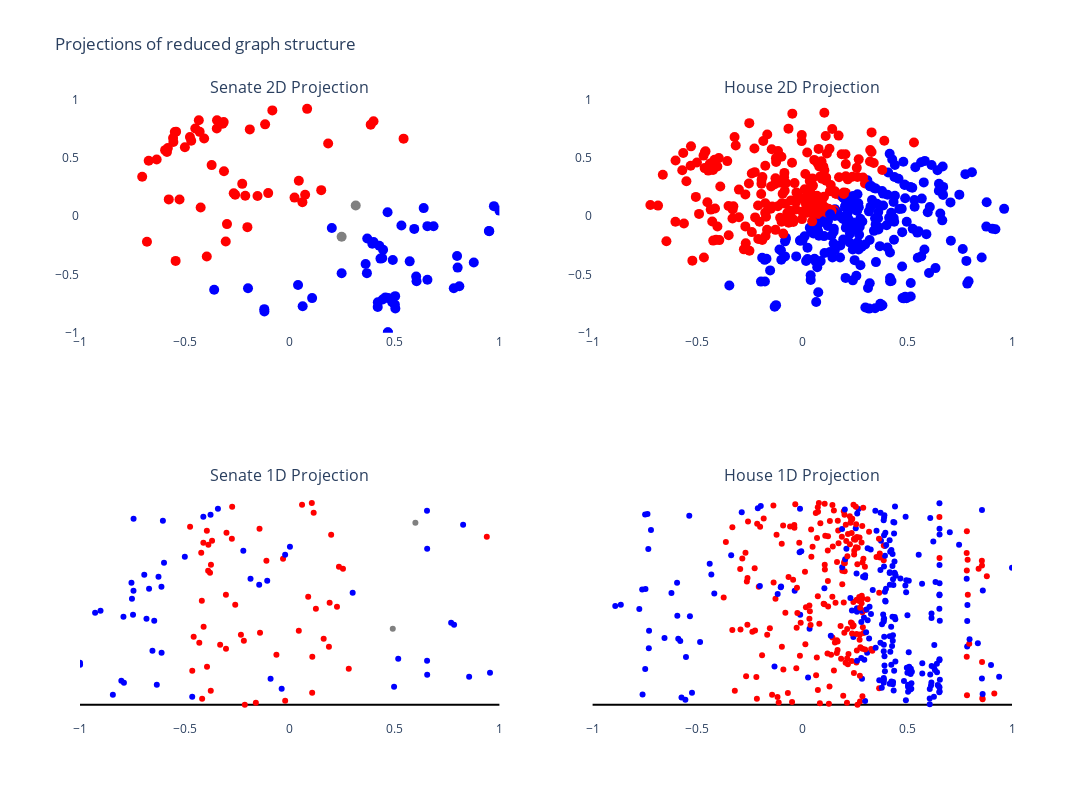

Notebook code for this chart:
### Markdown cell above
# Projection of the minimum graph 1d

### Code cell
import plotly.graph_objects as go
from plotly.subplots import make_subplots
import pandas as pd

# Assuming DATABASE is already defined
senate: pd.DataFrame = DATABASE[DATABASE["chamber"] == "Senate"]
house: pd.DataFrame = DATABASE[DATABASE["chamber"] == "House"]

# Create a 2x2 subplot
fig = make_subplots(
    rows=2,
    cols=2,
    shared_xaxes=True,
    subplot_titles=(
        "Senate 2D Projection",
        "House 2D Projection",
        "Senate 1D Projection",
        "House 1D Projection",
    ),
)

# Add 2D projections for Senate
fig.add_trace(
    go.Scatter(
        x=senate["minimum-projection-2d_x"],
        y=senate["minimum-projection-2d_y"],
        mode="markers",
        marker=dict(
            size=10,
            color=senate["color"],
            colorscale="RdBu",
            showscale=False,
        ),
        text=senate["bioname"],
    ),
    row=1,
    col=1,
)

# Add 2D projections for House
fig.add_trace(
    go.Scatter(
        x=house["minimum-projection-2d_x"],
        y=house["minimum-projection-2d_y"],
        mode="markers",
        marker=dict(
            size=10,
            color=house["color"],
            colorscale="RdBu",
            showscale=False,
        ),
        text=house["bioname"],
    ),
    row=1,
    col=2,
)

# Add 1D projections for Senate
fig.add_trace(
    go.Scatter(
        x=senate["minimum-projection-1d"],
        mode="markers",
        marker_color=senate["color"],
    ),
    row=2,
    col=1,
)

# Add 1D projections for House
fig.add_trace(
    go.Scatter(
        x=house["minimum-projection-1d"],
        mode="markers",
        marker_color=house["color"],
    ),
    row=2,
    col=2,
)

# Update layout for the combined figure
fig.update_layout(
    title="Projections of reduced graph structure",
    height=800,
    width=1200,
    showlegend=False,
    paper_bgcolor="rgba(0,0,0,0)",
    plot_bgcolor="rgba(0,0,0,0)",
    autosize=False,
)

# Update y-axes and x-axes as needed
fig.update_yaxes(showticklabels=True, range=[-1, 1], row=1)
fig.update_yaxes(zerolinecolor="black", showticklabels=False, row=2)
fig.update_xaxes(showticklabels=True, range=[-1, 1])

# Save and show the figure
fig.write_image(ASSETS_DIR / f"vector-projection-minimum.png")
fig.show()

### Figure 1 — Plotly figure (JSON) as saved in the notebook; plotly's stock layout.template omitted (floating-point values rounded to 4 significant figures; data arrays with more than 128 entries replaced by an {"elided": "..."} marker saying what was removed)
{"data": [{"marker": {"color": ["red", "red", "red", "red", "blue", "blue", "red", "red", "blue", "blue", "blue", "blue", "blue", "blue", "blue", "blue", "blue", "red", "red", "red", "blue", "blue", "blue", "blue", "red", "red", "blue", "blue", "red", "red", "red", "red", "red", "red", "red", "red", "red", "red", "gray", "red", "blue", "blue", "blue", "blue", "blue", "blue", "blue", "blue", "red", "red", "red", "red", "red", "blue", "red", "red", "blue", "blue", "blue", "blue", "blue", "blue", "blue", "blue", "blue", "blue", "red", "red", "red", "red", "red", "blue", "red", "red", "blue", "blue", "red", "blue", "blue", "blue", "red", "red", "red", "red", "red", "red", "red", "red", "red", "red", "blue", "gray", "blue", "blue", "blue", "blue", "red", "blue", "blue", "red", "red", "red"], "colorscale": [[0, "rgb(103,0,31)"], [0.1, "rgb(178,24,43)"], [0.2, "rgb(214,96,77)"], [0.3, "rgb(244,165,130)"], [0.4, "rgb(253,219,199)"], [0.5, "rgb(247,247,247)"], [0.6, "rgb(209,229,240)"], [0.7, "rgb(146,197,222)"], [0.8, "rgb(67,147,195)"], [0.9, "rgb(33,102,172)"], [1, "rgb(5,48,97)"]], "showscale": false, "size": 10}, "mode": "markers", "text": ["TUBERVILLE, Thomas Hawley (Tommy)", "SHELBY, Richard C.", "MURKOWSKI, Lisa", "SULLIVAN, Daniel Scott", "SINEMA, Kyrsten", "KELLY, Mark Edward", "BOOZMAN, John", "COTTON, Tom", "HARRIS, Kamala Devi", "PADILLA, Alejandro (Alex)", "FEINSTEIN, Dianne", "BENNET, Michael F.", "HICKENLOOPER, John Wright", "MURPHY, Christopher", "BLUMENTHAL, Richard", "CARPER, Thomas Richard", "COONS, Christopher A.", "RUBIO, Marco", "SCOTT, Richard Lynn (Rick)", "LOEFFLER, Kelly", "OSSOFF, Thomas Jonathan (Jon)", "WARNOCK, Raphael Gamaliel", "HIRONO, Mazie", "SCHATZ, Brian Emanuel", "CRAPO, Michael Dean", "RISCH, James", "DURBIN, Richard Joseph", "DUCKWORTH, Tammy", "YOUNG, Todd", "BRAUN, Michael", "GRASSLEY, Charles Ernest", "ERNST, Joni", "MARSHALL, Roger Wayne", "MORAN, Jerry", "McCONNELL, Addison Mitchell (Mitch)", "PAUL, Rand", "CASSIDY, Bill", "KENNEDY, John Neely", "KING, Angus Stanley, Jr.", "COLLINS, Susan Margaret", "CARDIN, Benjamin Louis", "VAN HOLLEN, Christopher", "MARKEY, Edward John", "WARREN, Elizabeth", "PETERS, Gary C.", "STABENOW, Deborah Ann", "KLOBUCHAR, Amy", "SMITH, Tina", "WICKER, Roger F.", "HYDE-SMITH, Cindy", "BLUNT, Roy", "HAWLEY, Joshua David", "DAINES, Steve", "TESTER, Jon", "FISCHER, Debra (Deb)", "SASSE, Benjamin Eric", "ROSEN, Jacklyn Sheryl", "CORTEZ MASTO, Catherine Marie", "SHAHEEN, Jeanne", "HASSAN, Margaret (Maggie)", "MENENDEZ, Robert", "BOOKER, Cory Anthony", "HEINRICH, Martin", "LUJÁN, Ben Ray", "SCHUMER, Charles Ellis (Chuck)", "GILLIBRAND, Kirsten", "BURR, Richard M.", "TILLIS, Thomas Roland (Thom)", "CRAMER, Kevin", "HOEVEN, John", "PORTMAN, Robert Jones (Rob)", "BROWN, Sherrod", "INHOFE, James Mountain", "LANKFORD, James", "WYDEN, Ronald Lee", "MERKLEY, Jeff", "TOOMEY, Patrick Joseph", "CASEY, Robert (Bob), Jr.", "REED, John F. (Jack)", "WHITEHOUSE, Sheldon", "SCOTT, Tim", "GRAHAM, Lindsey O.", "THUNE, John", "ROUNDS, Marion Michael (Mike)", "BLACKBURN, Marsha", "HAGERTY, William Francis (Bill)", "CORNYN, John", "CRUZ, Rafael Edward (Ted)", "LEE, Mike", "ROMNEY, Willard Mitt (Mitt)", "LEAHY, Patrick Joseph", "SANDERS, Bernard", "WARNER, Mark", "KAINE, Timothy Michael (Tim)", "CANTWELL, Maria E.", "MURRAY, Patty", "CAPITO, Shelley Moore", "MANCHIN, Joe, III", "BALDWIN, Tammy", "JOHNSON, Ron", "LUMMIS, Cynthia M.", "BARRASSO, John A."], "type": "scatter", "x": [-0.5766, -0.6807, -0.4247, -0.5942, 0.3681, 0.5038, 0.5431, -0.4696, 0.362, 0.2009, 0.8778, 0.4198, 0.5016, 0.2476, 0.4454, 0.4001, 0.6859, -0.548, 0.1503, -0.5853, 0.4685, 0.4679, 0.5327, 0.4667, -0.2119, -0.1902, 0.9738, 1, -0.3149, 0.06064, -0.7034, -0.5561, -0.544, -0.3955, -0.5418, -0.3722, -0.5254, -0.2601, 0.3149, -0.5811, 0.3698, 0.3939, 0.809, 0.7826, 0.489, 0.4566, -0.1206, -0.1212, -0.2991, -0.3049, 0.08313, 0.04345, -0.5548, 0.4695, 0.1833, -0.408, 0.6566, 0.5029, 0.6568, 0.6032, 0.03978, 0.4433, 0.4916, 0.5722, 0.7982, 0.8008, -0.4294, -0.4757, 0.07362, 0.02304, -0.3476, 0.6049, 0.3997, 0.3863, 0.1069, 0.4412, -0.4502, -0.1988, 0.594, 0.4328, -0.6343, -0.6723, -0.3466, -0.3196, -0.2264, -0.2017, -0.1172, -0.4998, -0.3134, -0.4334, 0.4272, 0.2476, 0.06182, 0.4202, 0.9517, 0.9498, -0.1026, 0.6389, -0.3601, -0.08281, -0.2669, -0.1535], "xaxis": "x", "y": [0.1452, -0.22, 0.07497, 0.5688, -0.4895, -0.794, 0.6677, 0.6499, -0.41, -0.1011, -0.3973, -0.7805, -0.7605, -0.4898, -0.288, -0.2213, -0.08589, 0.7237, 0.2245, 0.5531, -0.9984, -1, -0.0801, 0.03453, 0.1766, 0.7472, 0.08682, 0.04867, 0.8097, 0.1214, 0.3401, 0.6735, -0.384, -0.3464, 0.7277, 0.44, 0.1443, 0.1854, 0.09177, 0.5869, -0.1913, -0.2371, -0.6018, -0.6197, -0.7391, -0.6982, -0.8185, -0.799, -0.06773, -0.2173, 0.9238, 0.3048, 0.6386, -0.7025, 0.6257, 0.6694, -0.08506, -0.6873, -0.5465, -0.5189, -0.5919, -0.7166, -0.3762, -0.3879, -0.3418, -0.4418, 0.7258, 0.6817, 0.1853, 0.1604, 0.755, -0.5596, 0.8176, 0.788, -0.7042, -0.3604, 0.7546, -0.6188, -0.1087, -0.3645, 0.4888, 0.4769, 0.8262, 0.7951, 0.2785, -0.09373, 0.7904, 0.5938, 0.3867, 0.8265, -0.2542, -0.1762, -0.7748, -0.7397, -0.1282, -0.127, 0.1991, 0.07006, -0.6326, 0.9105, 0.1974, 0.1739], "yaxis": "y"}, {"marker": {"color": {"elided": "455 str values"}, "colorscale": [[0, "rgb(103,0,31)"], [0.1, "rgb(178,24,43)"], [0.2, "rgb(214,96,77)"], [0.3, "rgb(244,165,130)"], [0.4, "rgb(253,219,199)"], [0.5, "rgb(247,247,247)"], [0.6, "rgb(209,229,240)"], [0.7, "rgb(146,197,222)"], [0.8, "rgb(67,147,195)"], [0.9, "rgb(33,102,172)"], [1, "rgb(5,48,97)"]], "showscale": false, "size": 10}, "mode": "markers", "text": {"elided": "455 str values"}, "type": "scatter", "x": {"elided": "455 float values"}, "xaxis": "x2", "y": {"elided": "455 float values"}, "yaxis": "y2"}, {"marker": {"color": ["red", "red", "red", "red", "blue", "blue", "red", "red", "blue", "blue", "blue", "blue", "blue", "blue", "blue", "blue", "blue", "red", "red", "red", "blue", "blue", "blue", "blue", "red", "red", "blue", "blue", "red", "red", "red", "red", "red", "red", "red", "red", "red", "red", "gray", "red", "blue", "blue", "blue", "blue", "blue", "blue", "blue", "blue", "red", "red", "red", "red", "red", "blue", "red", "red", "blue", "blue", "blue", "blue", "blue", "blue", "blue", "blue", "blue", "blue", "red", "red", "red", "red", "red", "blue", "red", "red", "blue", "blue", "red", "blue", "blue", "blue", "red", "red", "red", "red", "red", "red", "red", "red", "red", "red", "blue", "gray", "blue", "blue", "blue", "blue", "red", "blue", "blue", "red", "red", "red"]}, "mode": "markers", "type": "scatter", "x": [-0.2141, -0.1614, -0.02154, -0.4175, -0.4649, -0.8432, 0.1071, -0.3764, -0.03831, 0.4978, -0.6337, -0.7906, -0.8029, -0.09116, 0.8557, 0.6556, 0.9552, -0.4647, 0.2817, -0.3943, -0.9997, -1, 0.6551, 0.5175, 0.1078, -0.06333, -0.6109, -0.6545, -0.3038, 0.1871, -0.3317, -0.4312, -0.2187, 0.162, -0.4579, -0.2326, -0.1415, 0.04342, 0.4915, -0.4105, 0.7838, 0.7699, -0.646, -0.683, -0.7928, -0.7471, -0.928, -0.9021, 0.1249, 0.2255, -0.2598, 0.1905, -0.419, -0.7522, 0.08815, -0.3042, 0.3003, -0.7449, -0.6707, -0.6116, -0.1454, -0.7546, -0.1072, -0.1868, -0.6257, -0.6935, -0.38, -0.3889, 0.254, 0.2349, -0.3755, -0.5994, -0.1111, -0.03176, -0.5001, -0.02174, -0.4219, -0.2212, 0.6555, 0.001161, -0.3879, -0.4117, -0.3703, -0.2759, 0.9399, 0.1977, -0.3014, -0.3951, -0.1439, -0.475, 0.827, 0.5994, -0.6047, -0.7445, -0.4118, -0.3775, 0.1143, 0.6547, -0.3423, -0.2744, 0.05886, 0.1055], "xaxis": "x3", "yaxis": "y3"}, {"marker": {"color": {"elided": "455 str values"}}, "mode": "markers", "type": "scatter", "x": {"elided": "455 float values"}, "xaxis": "x4", "yaxis": "y4"}], "layout": {"annotations": [{"font": {"size": 16}, "showarrow": false, "text": "Senate 2D Projection", "x": 0.225, "xanchor": "center", "xref": "paper", "y": 1, "yanchor": "bottom", "yref": "paper"}, {"font": {"size": 16}, "showarrow": false, "text": "House 2D Projection", "x": 0.775, "xanchor": "center", "xref": "paper", "y": 1, "yanchor": "bottom", "yref": "paper"}, {"font": {"size": 16}, "showarrow": false, "text": "Senate 1D Projection", "x": 0.225, "xanchor": "center", "xref": "paper", "y": 0.375, "yanchor": "bottom", "yref": "paper"}, {"font": {"size": 16}, "showarrow": false, "text": "House 1D Projection", "x": 0.775, "xanchor": "center", "xref": "paper", "y": 0.375, "yanchor": "bottom", "yref": "paper"}], "autosize": false, "height": 800, "paper_bgcolor": "rgba(0,0,0,0)", "plot_bgcolor": "rgba(0,0,0,0)", "showlegend": false, "title": {"text": "Projections of reduced graph structure"}, "width": 1200, "xaxis": {"anchor": "y", "domain": [0, 0.45], "matches": "x3", "range": [-1, 1], "showticklabels": true}, "xaxis2": {"anchor": "y2", "domain": [0.55, 1], "matches": "x4", "range": [-1, 1], "showticklabels": true}, "xaxis3": {"anchor": "y3", "domain": [0, 0.45], "range": [-1, 1], "showticklabels": true}, "xaxis4": {"anchor": "y4", "domain": [0.55, 1], "range": [-1, 1], "showticklabels": true}, "yaxis": {"anchor": "x", "domain": [0.625, 1], "range": [-1, 1], "showticklabels": true}, "yaxis2": {"anchor": "x2", "domain": [0.625, 1], "range": [-1, 1], "showticklabels": true}, "yaxis3": {"anchor": "x3", "domain": [0, 0.375], "showticklabels": false, "zerolinecolor": "black"}, "yaxis4": {"anchor": "x4", "domain": [0, 0.375], "showticklabels": false, "zerolinecolor": "black"}}}
